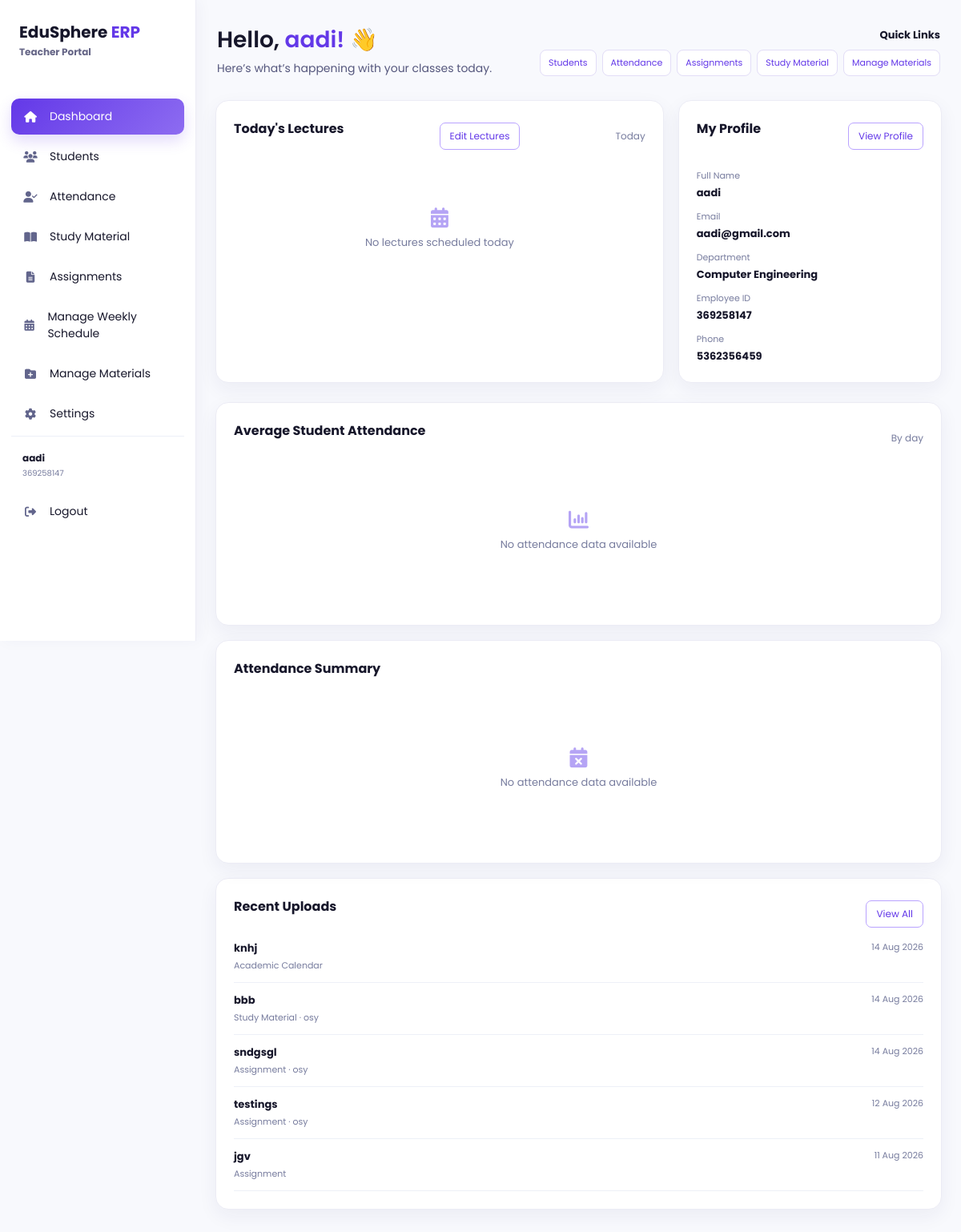
Page /teacher (signed in) on the earlier database version.
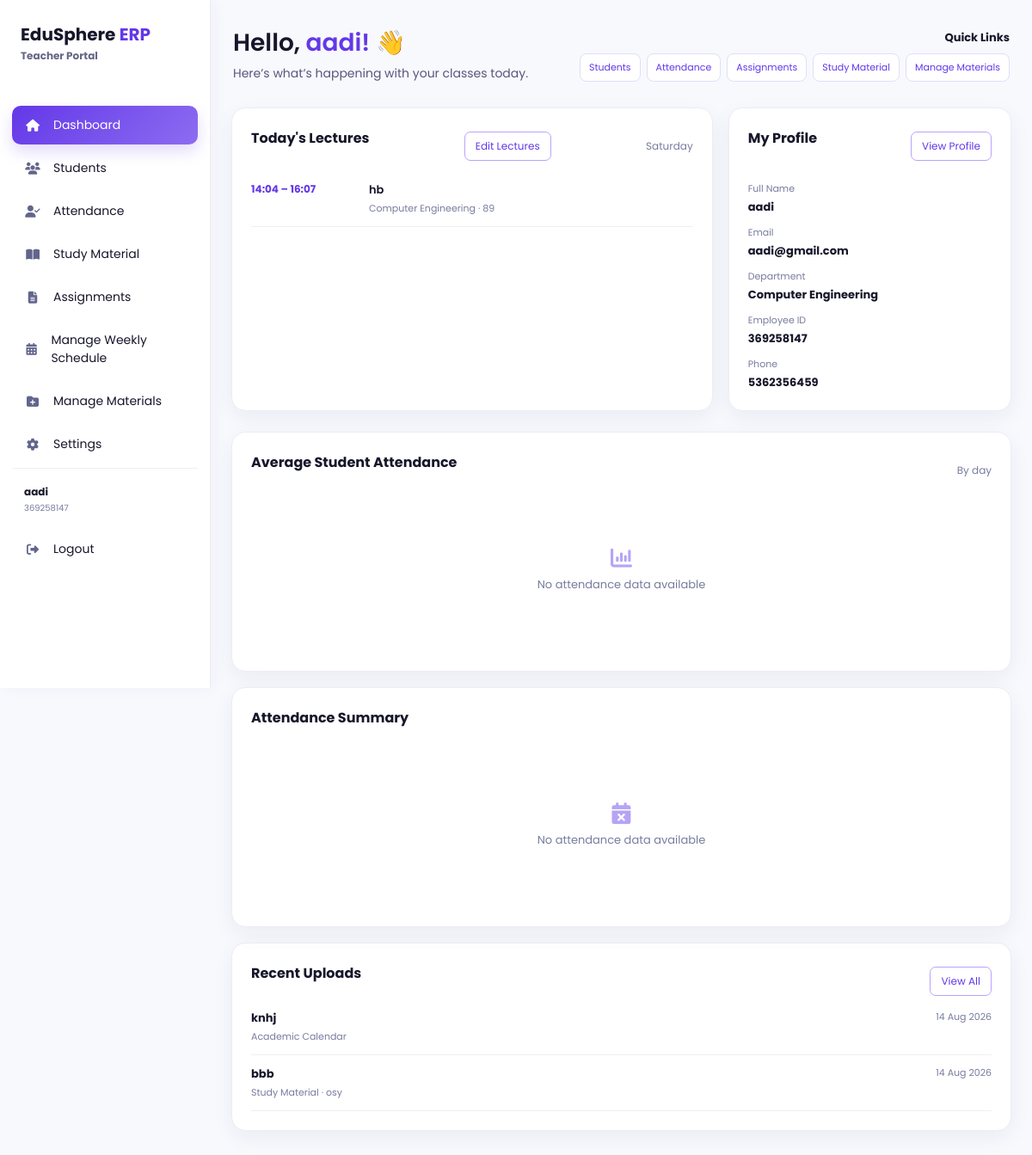
Same page on the later database version.
### models/academic_material.py (models this page shows)
class AcademicMaterial(db.Model):
    __tablename__ = "academic_materials"
    id = db.Column(db.Integer, primary_key=True)
    teacher_user_id = db.Column(
        db.Integer,
        db.ForeignKey("users.id"),
        nullable=False,
        index=True,
    )
    material_type = db.Column(db.String(30), nullable=False, index=True)
    department = db.Column(db.String(50), nullable=False, index=True)
    subject = db.Column(db.String(100), nullable=True, index=True)
    title = db.Column(db.String(150), nullable=False)
    description = db.Column(db.Text, nullable=True)
    original_filename = db.Column(db.String(255), nullable=True)
    stored_filename = db.Column(db.String(255), nullable=True, unique=True)
    uploaded_at = db.Column(db.DateTime, default=datetime.utcnow, nullable=False)
    teacher = db.relationship("User", foreign_keys=[teacher_user_id])

### models/teacher.py (models this page shows)
class Teacher(db.Model):
    __tablename__ = "teachers"
    id = db.Column(
        db.Integer,
        primary_key=True
    )
    user_id = db.Column(
        db.Integer,
        db.ForeignKey("users.id"),
        nullable=False
    )
    department = db.Column(
        db.String(50),
        nullable=True
    )
    subject = db.Column(
        db.String(100),
        nullable=True
    )

### models/weekly_schedule.py (models this page shows)
class WeeklySchedule(db.Model):
    __tablename__ = "weekly_schedules"
    id = db.Column(db.Integer, primary_key=True)
    student_user_id = db.Column(db.Integer, db.ForeignKey("users.id"), nullable=False, index=True)
    day_of_week = db.Column(db.Integer, nullable=False, index=True)
    start_time = db.Column(db.String(5), nullable=False)
    end_time = db.Column(db.String(5), nullable=False)
    subject = db.Column(db.String(100), nullable=False)
    department = db.Column(db.String(100), nullable=True)
    room = db.Column(db.String(100), nullable=True)
    teacher = db.Column(db.String(100), nullable=True)
    class_type = db.Column(db.String(50), nullable=True)
    student = db.relationship("User")

### app.py (the view, shortened to what this page needs)
@app.route("/teacher", methods=["GET", "POST"])
def teacher():
    user, teacher_profile = get_current_teacher_profile()
    if not user:
        flash("Access denied!")
        return redirect(
            url_for("login")
        )
    today = datetime.today()
    today_lectures = WeeklySchedule.query.filter_by(
        student_user_id=user.id,
        teacher=user.full_name,
        day_of_week=today.weekday(),
    ).order_by(WeeklySchedule.start_time).all()
    return render_template(
        "teacher.html",
        current_user=user,
        teacher_profile=teacher_profile,
        attendance_analytics=[],
        attendance_summary=None,
        today_lectures=today_lectures,
        recent_uploads=AcademicMaterial.query.filter_by(
            teacher_user_id=user.id
        ).order_by(AcademicMaterial.uploaded_at.desc()).limit(5).all(),
    )

### app.py (called while the page is built)
def get_current_teacher_profile():
    user = get_current_user_for_role("Teacher")
    if not user:
        return None, None
    teacher_profile = Teacher.query.filter_by(user_id=user.id).first()
    if not teacher_profile:
        teacher_profile = Teacher(user_id=user.id)
        db.session.add(teacher_profile)
        db.session.commit()
    return user, teacher_profile

def get_current_user_for_role(role):
    if session.get("role") != role or "user_id" not in session:
        return None
    user = db.session.get(User, session["user_id"])
    if not user or user.role != role:
        session.clear()
        return None
    return user

### templates/teacher.html (shortened to what the changed rows need)
<!DOCTYPE html><html lang="en"><head><link rel="stylesheet" href="{{ url_for('static', filename='css/teacher.css') }}"><link rel="stylesheet" href="{{ url_for('static', filename='css/palette.css') }}"><link rel="stylesheet" href="https://cdnjs.cloudflare.com/ajax/libs/font-awesome/6.6.0/css/all.min.css"></head>
<body class="teacher-dashboard-page theme-{{ current_user.theme or 'light' }} accent-{{ current_user.accent_color or 'purple' }}"><div class="sidebar"><div class="logo"><h2>EduSphere <span>ERP</span></h2></div></div>
<main class="main"><div class="topbar"><div class="teacher-greeting"><h1>Hello, <span>{{ current_user.full_name }}!</span> 👋</h1></div></div>
<div class="teacher-top-grid"><section class="box teacher-lectures"><div class="section-heading"><h3>Today's Lectures</h3><span>{{ ['Monday','Tuesday','Wednesday','Thursday','Friday','Saturday','Sunday'][today_lectures[0].day_of_week] if today_lectures else 'Today' }}</span></div>{% if today_lectures %}<div class="teacher-lecture-list">{% for lecture in today_lectures %}<div class="teacher-lecture-item"><strong>{{ lecture.start_time }} – {{ lecture.end_time }}</strong><span>{{ lecture.subject }}</span><small>{{ teacher_profile.department if teacher_profile and teacher_profile.department else 'Department not available' }}{% if lecture.room %} · {{ lecture.room }}{% endif %}</small></div>{% endfor %}</div>{% else %}<div class="teacher-analytics-empty"><i class="fa-solid fa-calendar-days"></i><p>No lectures scheduled today</p></div>{% endif %}</section><section class="box teacher-profile-summary"><div class="teacher-profile-summary-details"><div><small>Department</small><strong>{{ teacher_profile.department if teacher_profile and teacher_profile.department else 'Not available' }}</strong></div></div></section></div>
<section class="box teacher-recent-uploads"><div class="section-heading"><h3>Recent Uploads</h3><a class="profile-button" href="{{ url_for('manage_materials') }}">View All</a></div>{% if recent_uploads %}<div class="teacher-upload-list">{% for material in recent_uploads %}<div class="teacher-upload-item"><div><strong>{{ material.title }}</strong><small>{{ material.material_type }}{% if material.subject %} · {{ material.subject }}{% endif %}</small></div><time>{{ material.uploaded_at.strftime('%d %b %Y') }}</time></div>{% endfor %}</div>{% else %}<div class="teacher-analytics-empty"><i class="fa-solid fa-folder-open"></i><p>No recent uploads</p></div>{% endif %}</section></main><script src="{{ url_for('static', filename='js/teacher.js') }}"></script></body></html>

Differences in the rows shown:
removed AcademicMaterial: title "sndgsgl", material_type "Assignment", subject "osy", uploaded_at "14 Aug 2026"
removed AcademicMaterial: title "testings", material_type "Assignment", subject "osy", uploaded_at "12 Aug 2026"
removed AcademicMaterial: title "jgv", material_type "Assignment", uploaded_at "11 Aug 2026"
added WeeklySchedule: day_of_week "Saturday", start_time "14:04", end_time "16:07", subject "hb", Teacher.department "Computer Engineering", room "89"
Other differences:
text no longer shown: "Today No lectures scheduled today"
